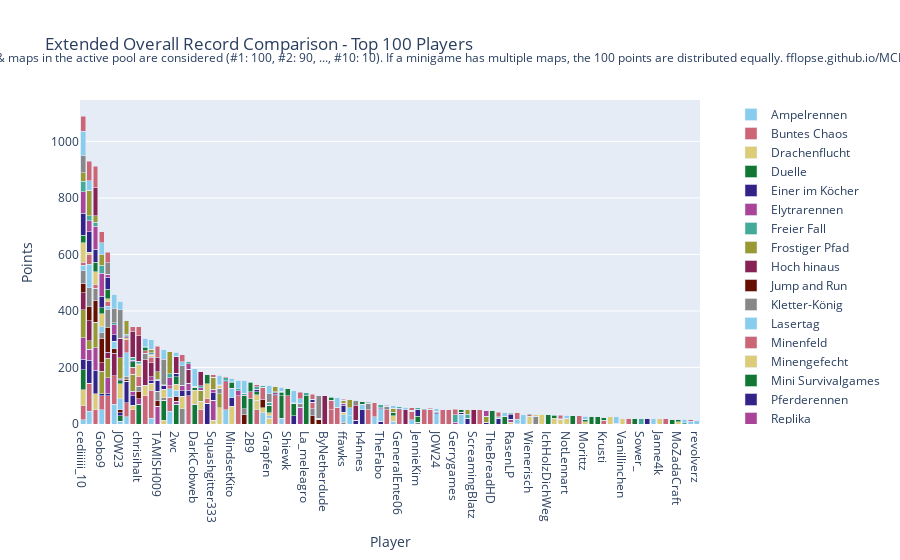

Write notebook code for a chart like this one.
### Code cell
import plotly.graph_objects as go

# Sum all columns to get the total score
outDf['Total'] = outDf.sum(axis=1)

# Sort by total score and fill N/A values with 0
outDf = outDf.sort_values(by='Total', ascending=False).fillna(0)

# Crop to top 10 players
cropDf = outDf.head(100).copy()

# Drop the 'Total' column for plotting
cropDf = cropDf.drop(columns=['Total'])

# Create a color palette
color_palette = px.colors.qualitative.Safe

# Create the stacked bar plot
fig = go.Figure()

for column in cropDf.columns.difference(['Player']):
    fig.add_trace(go.Bar(
        x=cropDf.index,
        y=cropDf[column],
        name=column,
        marker_color=color_palette[len(fig.data) % len(color_palette)]
    ))

# Update layout
fig.update_layout(
    barmode='stack',
    title='Extended Overall Record Comparison - Top 100 Players',
    xaxis=dict(title='Player'),
    yaxis=dict(title='Points'),
    #height=800,
    #width=1000,
    legend=dict(
        x=1.05,
        y=0.5,
        traceorder='normal',
        font=dict(size=12),
        bgcolor='rgba(255, 255, 255, 0)',
        bordercolor='rgba(0, 0, 0, 0)'
    ),
    margin=dict(r=200),  # Adjust right margin to make room for the legend
    annotations=[
        dict(
            x=0.5,
            y=1.1635,
            xref='paper',
            yref='paper',
            text='Max 100 points per minigame. Records #1 through #10 of games & maps in the active pool are considered (#1: 100, #2: 90, ..., #10: 10). If a minigame has multiple maps, the 100 points are distributed equally. fflopse.github.io/MCP-Records/data-analysis/global-ranking.ipynb',
            showarrow=False,
            font=dict(size=12),
            xanchor='center'
        )
    ]
)

fig.show()

# save the plot as an html file

fig.write_html('out/full_overall_record_comparison.html')
